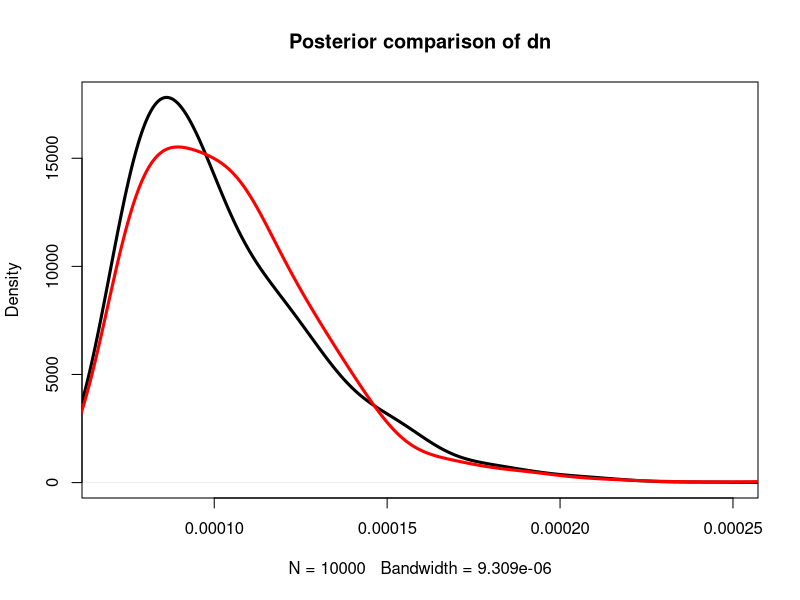
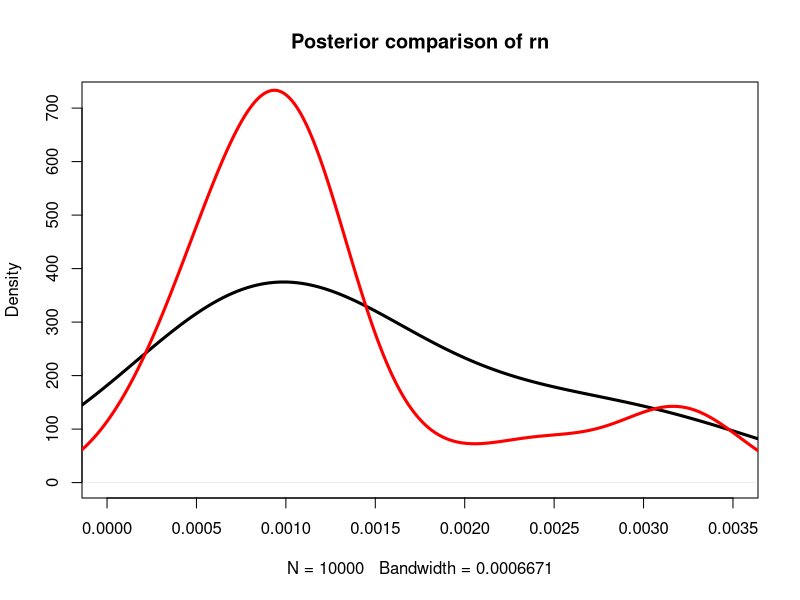
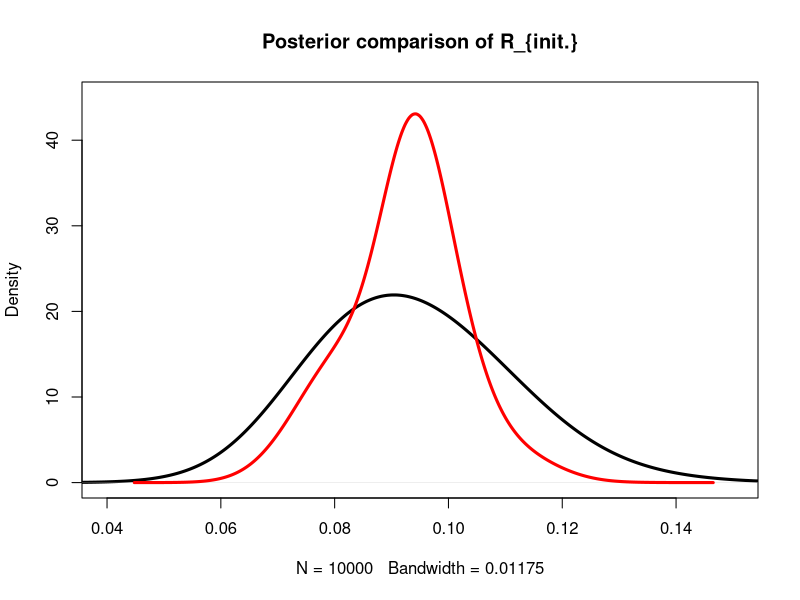
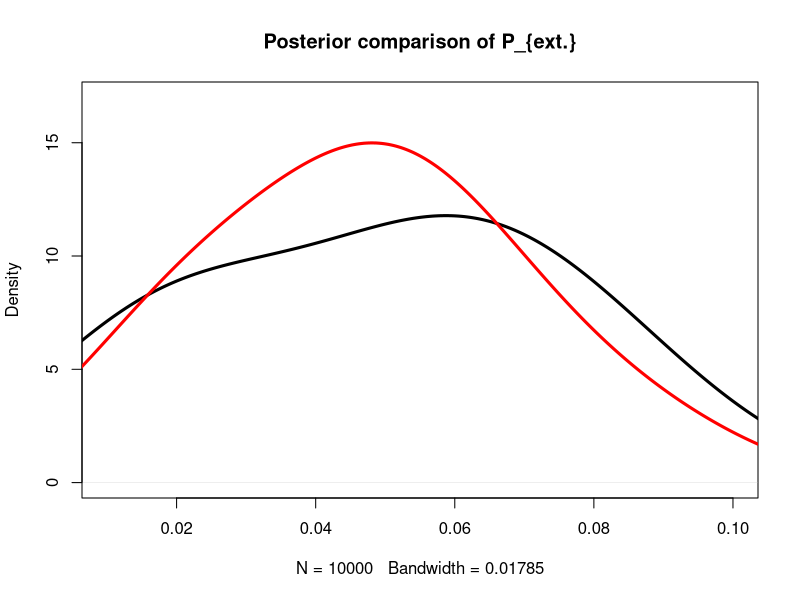
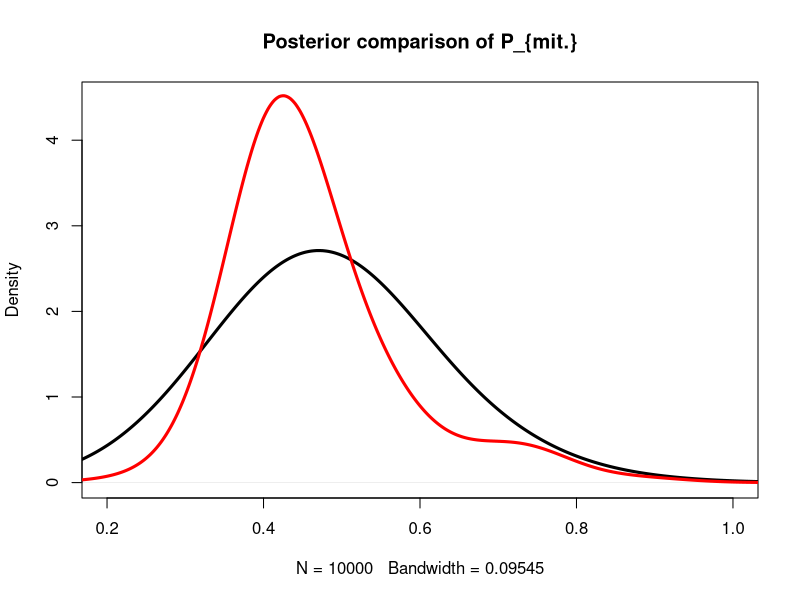

Write R code to recreate these figures, in order.
# Posterior comparisons.R
# Author: Yunchen Xiao
# This .R file compares the prior and posterior samples obtained using non-error
# calibrated and error-calibrated ABC scheme.

rm(list = ls())

# Prior parameters
paras.r1 <- as.matrix(read.table("Round 1 initial parameters.txt", sep = "",
                                 header = TRUE))


# Posteriror parameter samples
paras.final.ec <- as.matrix(read.table("Round 6 parameters log transform.txt",
                                       sep = "", header = TRUE))
paras.final.non.ec <- as.matrix(read.table("Round 7 parameters.txt",
                                           sep = "", header = TRUE))
# dn comparisons
dn.post.ec <- paras.final.ec[,1]
dn.post.non.ec <- paras.final.non.ec[,1]

plot(density(dn.post.ec, adjust = 2.5), 
     xlim = c(0.000069, 0.00025), lwd = 3, main = "Posterior comparison of dn")
lines(density(dn.post.non.ec, adjust = 2.5), col = "red", lwd = 3)

# rn comparisons
rn.post.ec <- paras.final.ec[,2]
rn.post.non.ec <- paras.final.non.ec[,2]
plot(density(rn.post.ec, adjust = 5), 
     xlim = c(0, 0.0035), ylim = c(0, 720), lwd = 3, 
     main = "Posterior comparison of rn")
lines(density(rn.post.non.ec, adjust = 5), col = "red", lwd = 3)

# R_init. comparisons
r.init.post.ec <- paras.final.ec[,3]
r.init.post.non.ec <- paras.final.non.ec[,3]
plot(density(r.init.post.ec, adjust = 6), 
     lwd = 3, ylim = c(0,45), xlim = c(0.04, 0.15),
     main = "Posterior comparison of R_{init.}")
lines(density(r.init.post.non.ec, adjust = 6), col = "red", lwd = 3)

# P_ext. comparisons
p.ext.post.ec <- paras.final.ec[,4]
p.ext.post.non.ec <- paras.final.non.ec[,4]
plot(density(p.ext.post.ec, adjust = 5),
     lwd = 3, ylim = c(0, 17), xlim = c(0.01, 0.1),
     main = "Posterior comparison of P_{ext.}")
lines(density(p.ext.post.non.ec, adjust = 5), col = "red", lwd = 3)

# P_mit. comparisons
p.mit.post.ec <- paras.final.ec[,5]
p.mit.post.non.ec <- paras.final.non.ec[,5]
plot(density(p.mit.post.ec, adjust = 6),
     lwd = 3, xlim = c(0.2, 1), ylim = c(0,4.5),
     main = "Posterior comparison of P_{mit.}")
lines(density(p.mit.post.non.ec, adjust = 6), col = "red", lwd = 3)
